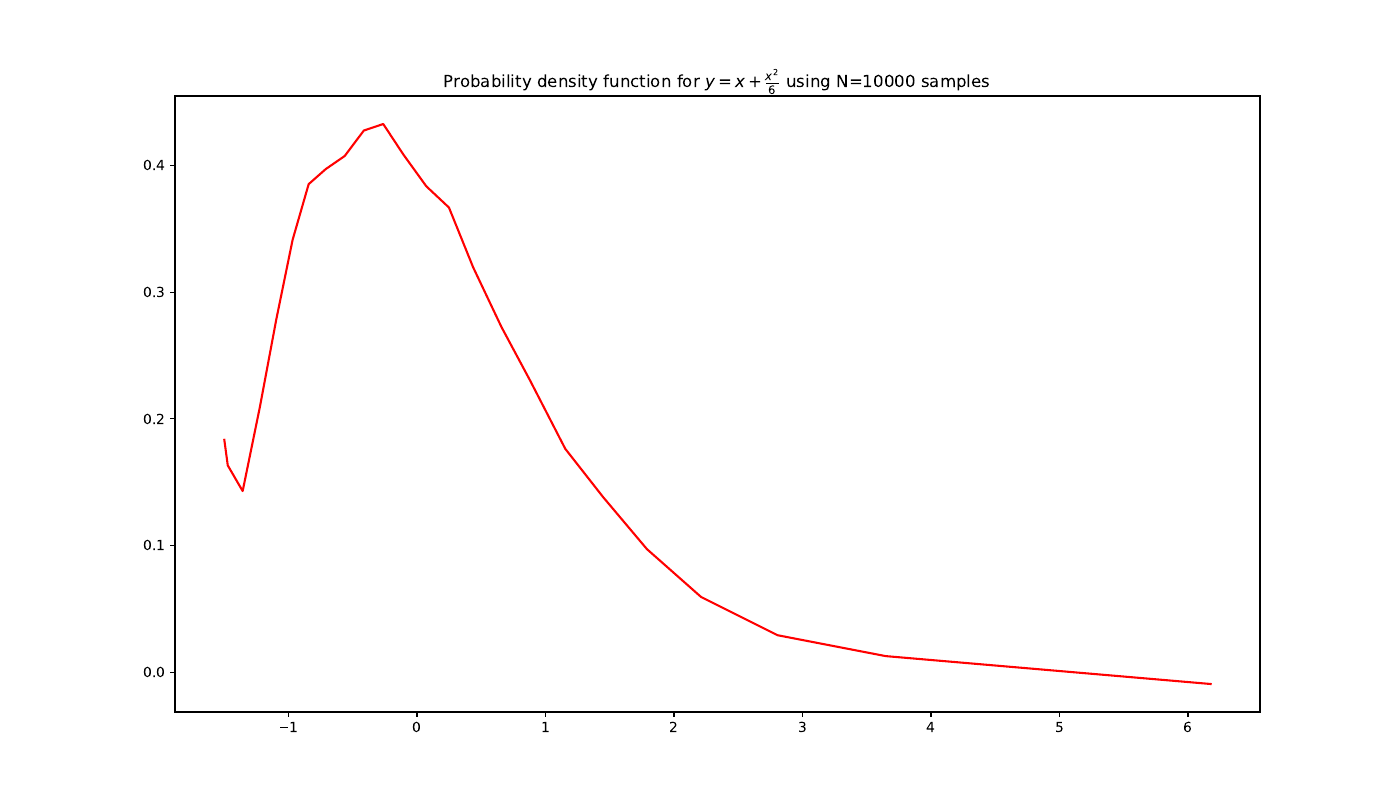

This figure's Python source:
import numpy as np
from numpy.random import normal, standard_cauchy
from numpy.polynomial.legendre import legvander
import matplotlib.pyplot as plt

def generate(N):
    x = normal(size=N)
    return x + np.power(x, 2)/6

N = 10000
samples = np.sort(generate(N))

# Generate the target evaluation points
rank = np.linspace(0.0, 1.0, len(samples))
# Number of interpolation points
n = 24
# Number of interpolation points
theta = np.linspace(np.pi, 0.0, n)
cdf = (np.cos(theta) + 1.0)/2.0
x = np.interp(cdf, rank, samples)

pdf = np.gradient(cdf, x, edge_order=2)

fig, ((f_1)) = plt.subplots(1, 1, figsize=(14, 8))
f_1.plot(x, pdf, 'r-')
f_1.set_title(r"Probability density function for $y=x+\frac{x^2}{6}$"+ f" using N={N} samples")
plt.show()
fig.savefig("Q2.pdf")
